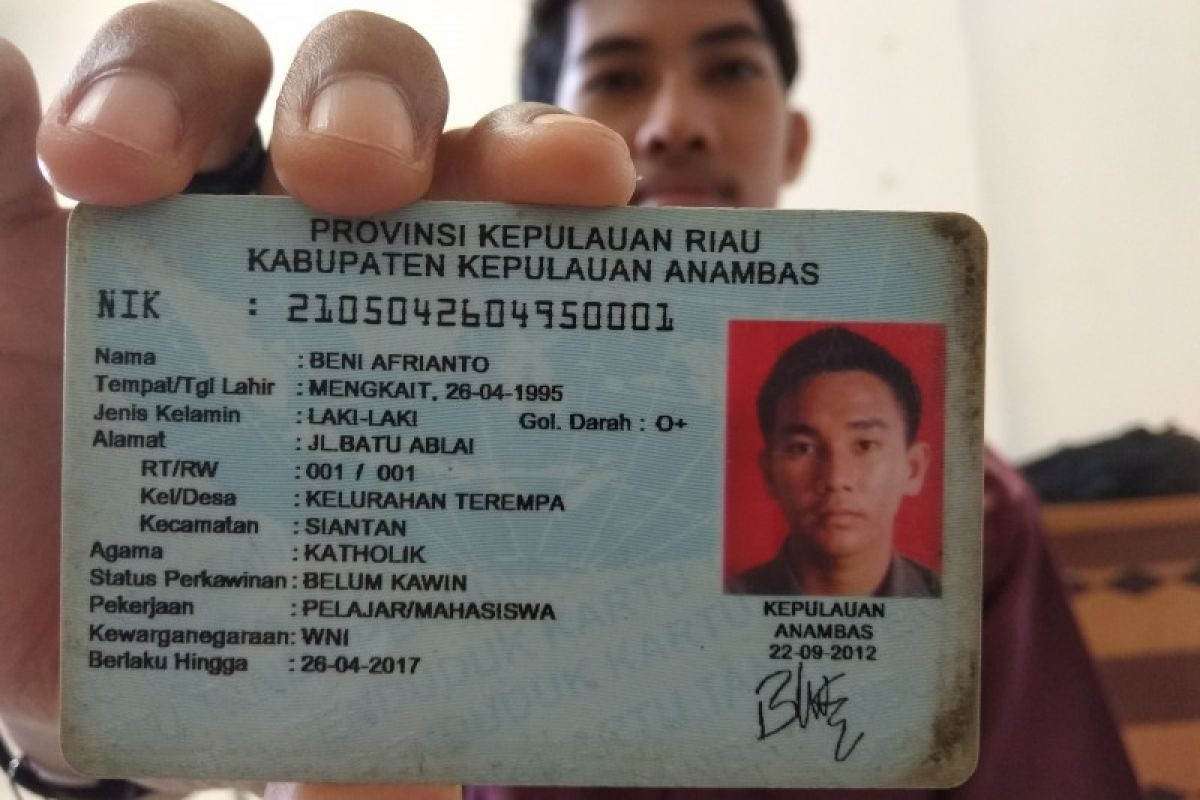
#> input picture dataset-ktp/ktp7.jpg, 1200 x 800 px
$ python -i ocr_processor.py   (imports and definitions only)
#> lines starting #> are read from the running program, lines starting #| are printed output that depends on the picture
import base64
import requests
import cv2
import json
import os

class OCRProcessor:
    def __init__(self, model_name: str = "llama3.2-vision:11b",
                 base_url: str = "http://localhost:11434/api/generate"):
        self.model_name = model_name
        self.base_url = base_url

    def _encode_image(self, image_path: str) -> str:
        """Convert image to base64 string"""
        with open(image_path, "rb") as image_file:
            return base64.b64encode(image_file.read()).decode("utf-8")

    def _preprocess_image(self, image_path: str) -> str:
        """Basic image preprocessing"""
#> called with image_path = '../../dataset-ktp/ktp7.jpg'
        image = cv2.imread(image_path)
#> image is the input picture: shape (800, 1200, 3); mean B, G, R 110, 116.4, 127.1
        if image is None:
            raise ValueError(f"Could not read image at {image_path}")

        # Convert to grayscale
        gray = cv2.cvtColor(image, cv2.COLOR_BGR2GRAY)
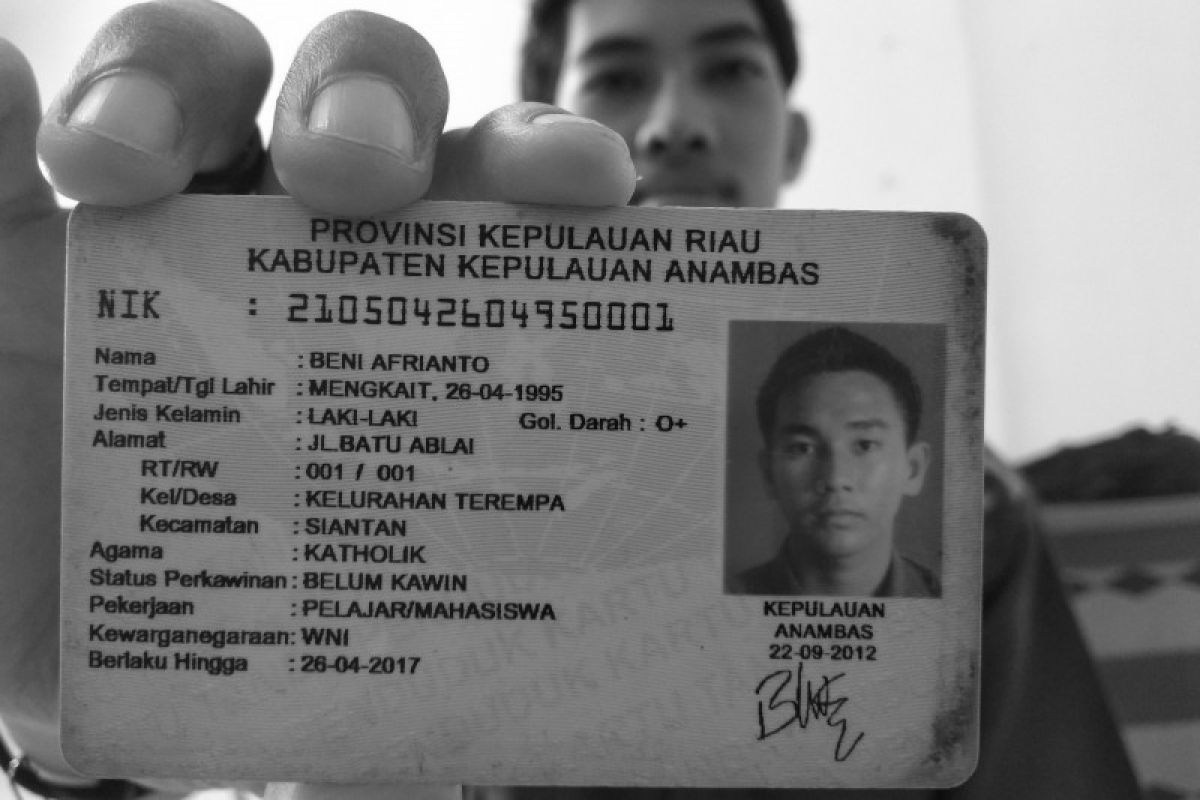
#> gray: shape (800, 1200); min 0, max 255, mean 118.8

        # Enhance contrast
        clahe = cv2.createCLAHE(clipLimit=2.0, tileGridSize=(8,8))
        enhanced = clahe.apply(gray)
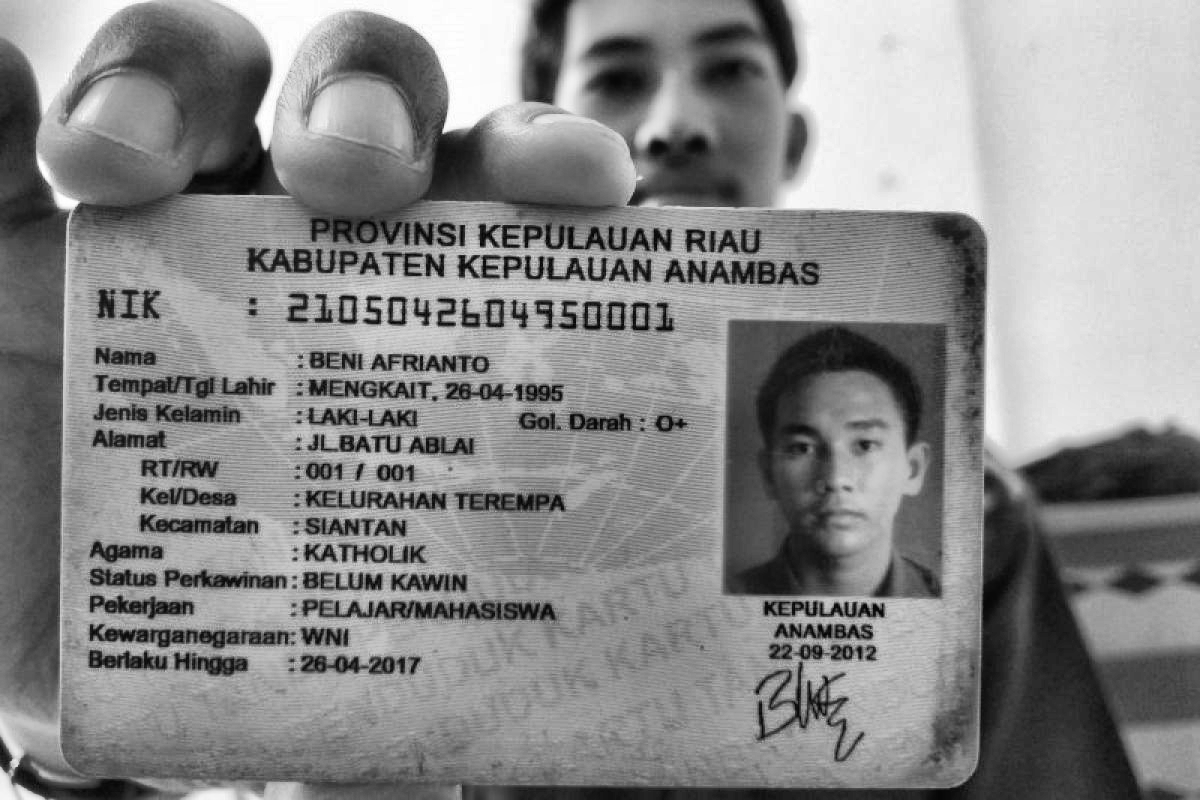
#> enhanced: shape (800, 1200); min 0, max 255, mean 136.1

        # Denoise
        denoised = cv2.fastNlMeansDenoising(enhanced)

        # Save preprocessed image
        preprocessed_path = f"{image_path}_preprocessed.jpg"
        cv2.imwrite(preprocessed_path, denoised)

        return preprocessed_path

    def process_ktp(self, image_path: str) -> dict:
        """Process KTP image and extract specific fields"""
        try:
            # Preprocess image
            processed_path = self._preprocess_image(image_path)
            image_base64 = self._encode_image(processed_path)

            # Clean up temporary file
            os.remove(processed_path)

            # KTP-specific prompt
            prompt = """Please analyze this Indonesian ID Card (KTP) image and extract the following fields in key-value pairs:
            - NIK (16-digit number)
            - Nama (full name)
            - Tempat/Tgl Lahir (place and date of birth)
            - Alamat (address)

            Return only these fields in the specified format. If a field cannot be read, return empty string for its value."""

            # Prepare request
            payload = {
                "model": self.model_name,
                "prompt": prompt,
                "stream": False,
                "images": [image_base64]
            }

            # Make API call
#> (the run stopped early here; a loop or call above may not have finished)

$ run again, on dataset-ktp/ktp1.png
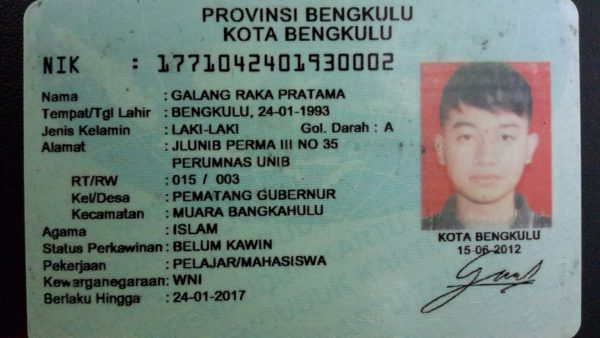
#> input picture dataset-ktp/ktp1.png, 600 x 338 px
#> in _preprocess_image, image is the input picture: shape (338, 600, 3); mean B, G, R 119.3, 125.2, 109.7
#> in _preprocess_image, `gray = cv2.cvtColor(image, cv2.COLOR_BGR2GRAY)`:
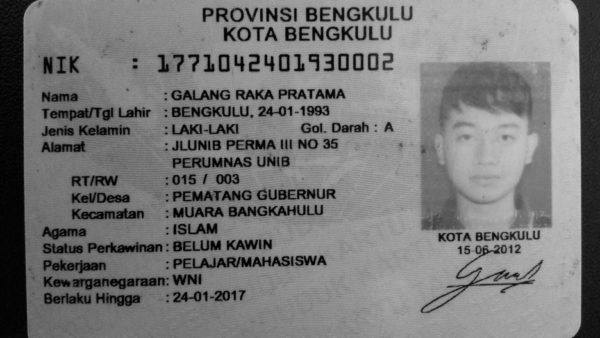
#> gray: shape (338, 600); min 0, max 215, mean 119.9
#> in _preprocess_image, `enhanced = clahe.apply(gray)`:
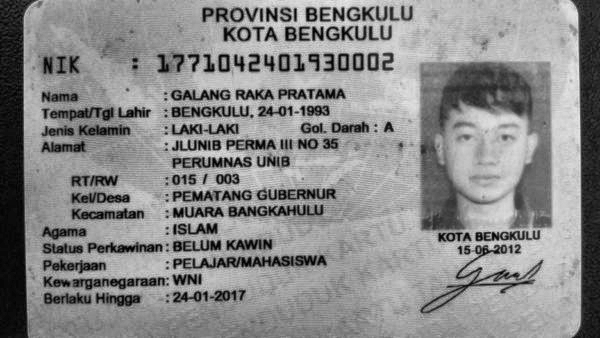
#> enhanced: shape (338, 600); min 0, max 234, mean 137.4

$ run again, on dataset-ktp/ktp2.png
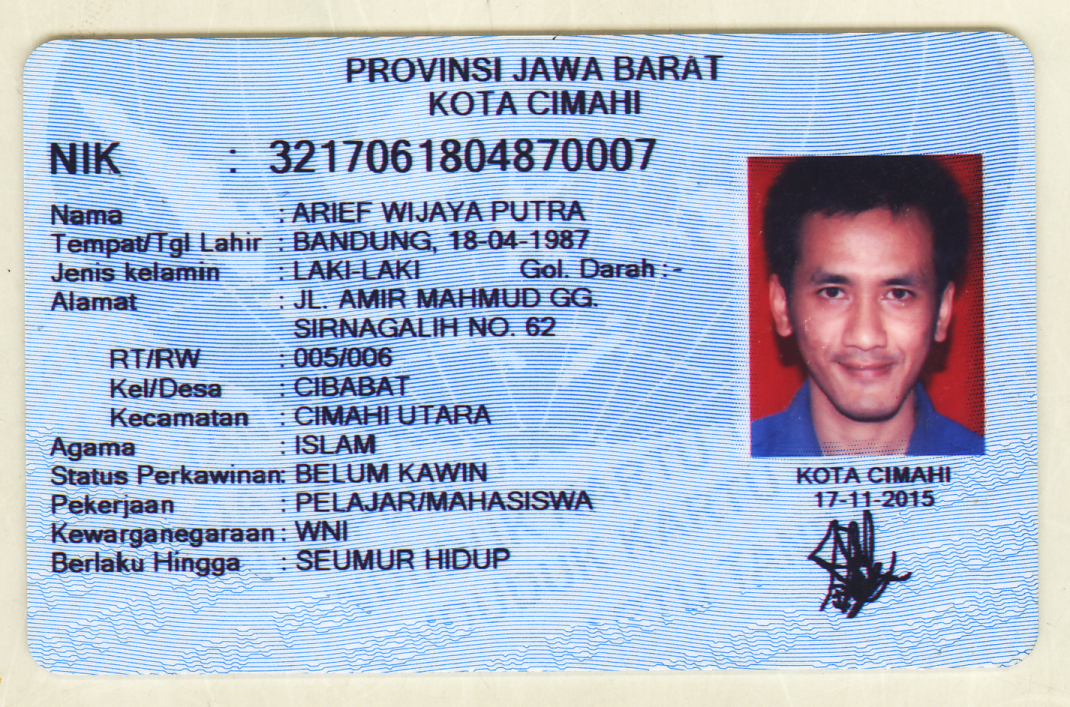
#> input picture dataset-ktp/ktp2.png, 1070 x 707 px
#> in _preprocess_image, image is the input picture: shape (707, 1070, 3); mean B, G, R 211.2, 185.7, 171.3
#> in _preprocess_image, `gray = cv2.cvtColor(image, cv2.COLOR_BGR2GRAY)`:
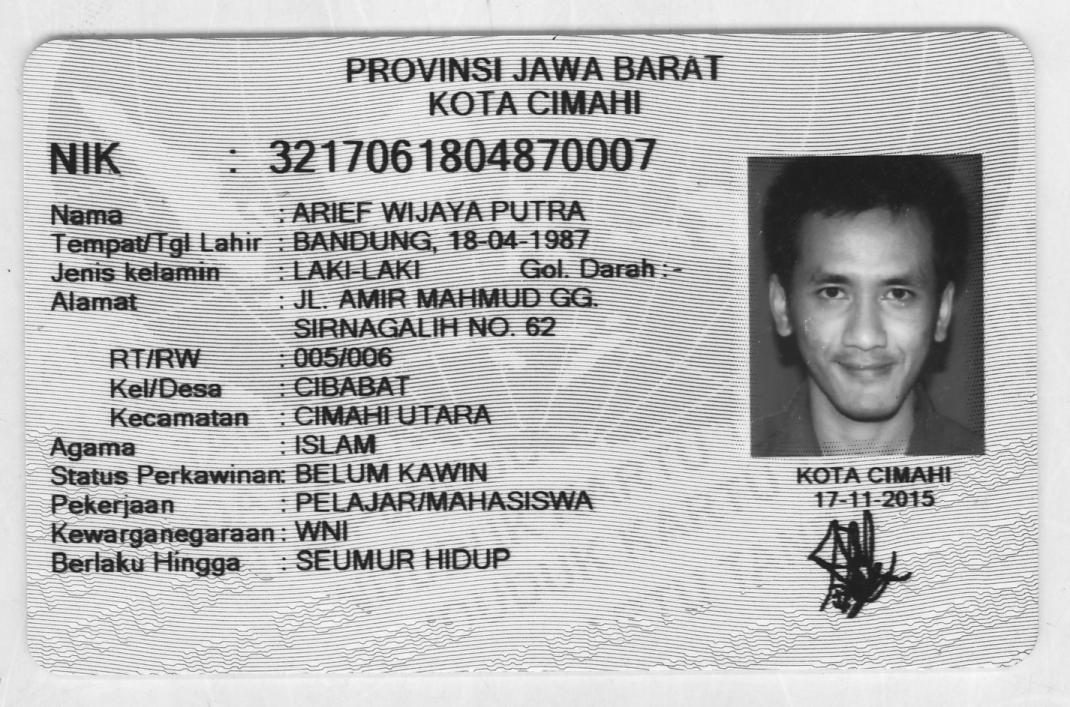
#> gray: shape (707, 1070); min 19, max 254, mean 184.3
#> in _preprocess_image, `enhanced = clahe.apply(gray)`:
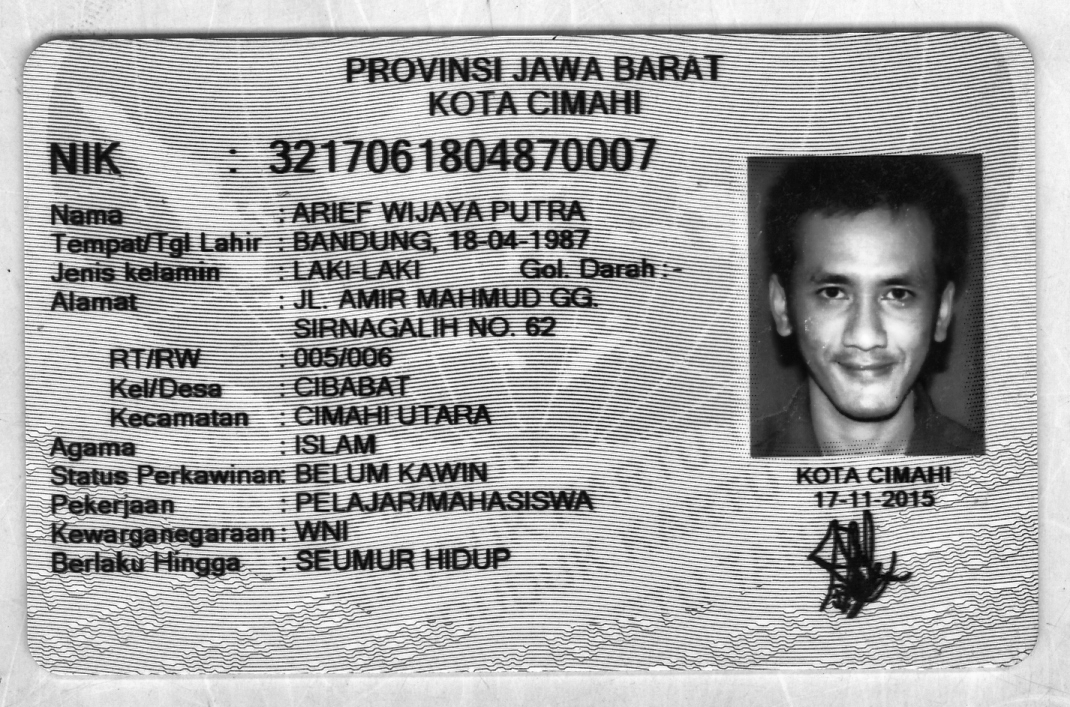
#> enhanced: shape (707, 1070); min 3, max 254, mean 166.6
